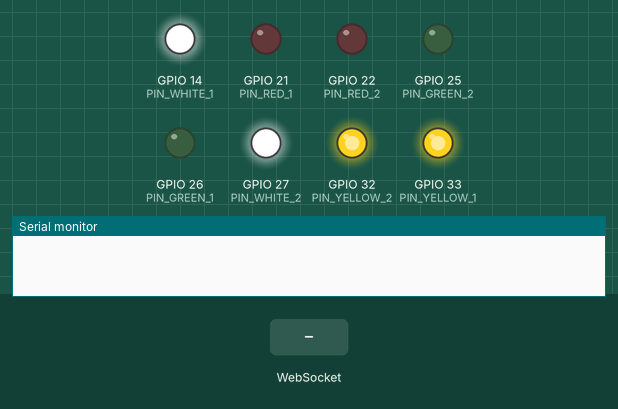
This sketch was run on a simulated ESP32. Shown: output pins drawn as LEDs (lit = HIGH), the last lines printed to the serial monitor. Dashed ring = blinking. The inputs (shaded band) are chosen by the test bench. WiFi joins after 1.5 s; servers stay silent unless stated.

Above: at 2.3 s.
2.4 s: WebSocket text "GREEN" received
At 4.2 s:
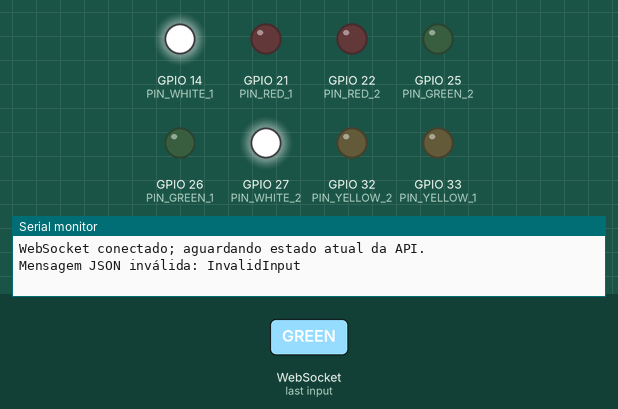
4.9 s: WebSocket text "1" received
At 7.2 s:
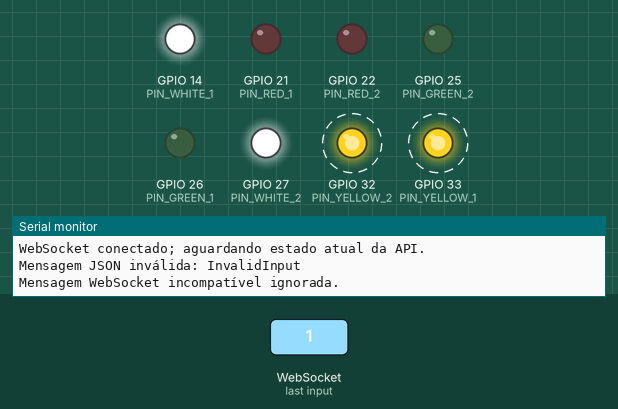
Timing chart, 0 to 12.9 s (numbered marks = the images above; inputs shaded):
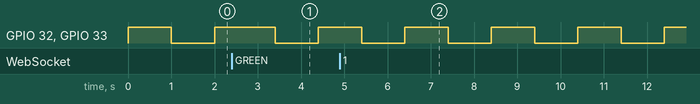

The sketch:

esp32_safety_signal.ino
```cpp
#include <Arduino.h>
#include <ArduinoJson.h>
#include <WiFi.h>
#include <WebSocketsClient.h>

#include "device_config.h"

constexpr uint8_t PIN_BUTTON = 13;
constexpr uint8_t PIN_WHITE_1 = 14;
constexpr uint8_t PIN_WHITE_2 = 27;
constexpr uint8_t PIN_GREEN_1 = 26;
constexpr uint8_t PIN_GREEN_2 = 25;
constexpr uint8_t PIN_YELLOW_1 = 33;
constexpr uint8_t PIN_YELLOW_2 = 32;
constexpr uint8_t PIN_RED_1 = 21;
constexpr uint8_t PIN_RED_2 = 22;
constexpr uint8_t PIN_BUZZER = 23;

constexpr unsigned long RED_BLINK_INTERVAL_MS = 500;
constexpr unsigned long DISCONNECTED_BLINK_INTERVAL_MS = 1000;
constexpr unsigned long WIFI_RETRY_INTERVAL_MS = 10000;
constexpr uint16_t BUZZER_FREQUENCY_HZ = 1000;

enum class DeviceMode : uint8_t {
  GREEN,
  YELLOW,
  RED,
  DISCONNECTED,
};

WebSocketsClient webSocket;
DeviceMode currentMode = DeviceMode::DISCONNECTED;
bool blinkOutputOn = true;
bool socketConnected = false;
bool stateReceived = false;
unsigned long lastBlinkAt = 0;
unsigned long lastWifiAttemptAt = 0;
String authorizationHeader;

void setPair(uint8_t firstPin, uint8_t secondPin, bool enabled) {
  digitalWrite(firstPin, enabled ? HIGH : LOW);
  digitalWrite(secondPin, enabled ? HIGH : LOW);
}

void keepWhiteOn() {
  setPair(PIN_WHITE_1, PIN_WHITE_2, true);
}

void clearSafetyOutputs() {
  setPair(PIN_GREEN_1, PIN_GREEN_2, false);
  setPair(PIN_YELLOW_1, PIN_YELLOW_2, false);
  setPair(PIN_RED_1, PIN_RED_2, false);
  noTone(PIN_BUZZER);
}

void beginMode(DeviceMode mode) {
  currentMode = mode;
  blinkOutputOn = true;
  lastBlinkAt = millis();
  keepWhiteOn();
  clearSafetyOutputs();
}

void setGreen() {
  beginMode(DeviceMode::GREEN);
  setPair(PIN_GREEN_1, PIN_GREEN_2, true);
}

void setYellow() {
  beginMode(DeviceMode::YELLOW);
  setPair(PIN_YELLOW_1, PIN_YELLOW_2, true);
}

void setRed() {
  beginMode(DeviceMode::RED);
  setPair(PIN_RED_1, PIN_RED_2, true);
  tone(PIN_BUZZER, BUZZER_FREQUENCY_HZ);
}

void setDisconnected() {
  beginMode(DeviceMode::DISCONNECTED);
  setPair(PIN_YELLOW_1, PIN_YELLOW_2, true);
}

void updateBlink() {
  keepWhiteOn();
  const unsigned long now = millis();
  unsigned long interval = 0;

  if (currentMode == DeviceMode::RED) {
    interval = RED_BLINK_INTERVAL_MS;
  } else if (currentMode == DeviceMode::DISCONNECTED) {
    interval = DISCONNECTED_BLINK_INTERVAL_MS;
  } else {
    return;
  }

  if (now - lastBlinkAt < interval) {
    return;
  }

  lastBlinkAt = now;
  blinkOutputOn = !blinkOutputOn;
  if (currentMode == DeviceMode::RED) {
    setPair(PIN_RED_1, PIN_RED_2, blinkOutputOn);
    if (blinkOutputOn) {
      tone(PIN_BUZZER, BUZZER_FREQUENCY_HZ);
    } else {
      noTone(PIN_BUZZER);
    }
  } else {
    setPair(PIN_YELLOW_1, PIN_YELLOW_2, blinkOutputOn);
    noTone(PIN_BUZZER);
  }
}

void applySafetyState(const char* state) {
  if (strcmp(state, "GREEN") == 0) {
    setGreen();
  } else if (strcmp(state, "YELLOW") == 0) {
    setYellow();
  } else if (strcmp(state, "RED") == 0) {
    setRed();
  } else {
    Serial.printf("Estado de segurança desconhecido: %s\n", state);
    setDisconnected();
    stateReceived = false;
    return;
  }
  stateReceived = true;
}

void handleWebSocketMessage(uint8_t* payload, size_t length) {
  JsonDocument document;
  const DeserializationError error = deserializeJson(document, payload, length);
  if (error) {
    Serial.printf("Mensagem JSON inválida: %s\n", error.c_str());
    return;
  }

  const char* type = document["type"] | "";
  const int schemaVersion = document["schema_version"] | 0;
  const char* state = document["state"] | "";
  if (strcmp(type, "safety_state") != 0 || schemaVersion != 1) {
    Serial.println("Mensagem WebSocket incompatível ignorada.");
    return;
  }

  Serial.printf(
      "Estado recebido: %s; motivo: %s; condições: %d\n",
      state,
      document["reason"] | "SAFE",
      document["active_conditions"] | 0);
  applySafetyState(state);
}

void webSocketEvent(WStype_t type, uint8_t* payload, size_t length) {
  switch (type) {
    case WStype_CONNECTED:
      socketConnected = true;
      stateReceived = false;
      setDisconnected();
      Serial.println("WebSocket conectado; aguardando estado atual da API.");
      break;
    case WStype_TEXT:
      handleWebSocketMessage(payload, length);
      break;
    case WStype_DISCONNECTED:
    case WStype_ERROR:
      socketConnected = false;
      stateReceived = false;
      setDisconnected();
      Serial.println("WebSocket desconectado; sinalizador em modo de falha.");
      break;
    case WStype_PING:
    case WStype_PONG:
    case WStype_BIN:
    case WStype_FRAGMENT_TEXT_START:
    case WStype_FRAGMENT_BIN_START:
    case WStype_FRAGMENT:
    case WStype_FRAGMENT_FIN:
      break;
  }
}

void beginWifi() {
  WiFi.mode(WIFI_STA);
  WiFi.setAutoReconnect(true);
  WiFi.persistent(false);
  WiFi.begin(WIFI_SSID, WIFI_PASSWORD);
  lastWifiAttemptAt = millis();
}

void updateWifiConnection() {
  if (WiFi.status() == WL_CONNECTED) {
    return;
  }
  if (currentMode != DeviceMode::DISCONNECTED) {
    setDisconnected();
  }
  socketConnected = false;
  stateReceived = false;

  const unsigned long now = millis();
  if (now - lastWifiAttemptAt < WIFI_RETRY_INTERVAL_MS) {
    return;
  }
  lastWifiAttemptAt = now;
  Serial.println("Tentando reconectar ao Wi-Fi...");
  WiFi.disconnect();
  WiFi.begin(WIFI_SSID, WIFI_PASSWORD);
}

void configurePins() {
  pinMode(PIN_BUTTON, INPUT_PULLUP);
  pinMode(PIN_WHITE_1, OUTPUT);
  pinMode(PIN_WHITE_2, OUTPUT);
  pinMode(PIN_GREEN_1, OUTPUT);
  pinMode(PIN_GREEN_2, OUTPUT);
  pinMode(PIN_YELLOW_1, OUTPUT);
  pinMode(PIN_YELLOW_2, OUTPUT);
  pinMode(PIN_RED_1, OUTPUT);
  pinMode(PIN_RED_2, OUTPUT);
  pinMode(PIN_BUZZER, OUTPUT);
}

void setup() {
  Serial.begin(115200);
  configurePins();
  setDisconnected();
  beginWifi();

  authorizationHeader = "Authorization: Bearer ";
  authorizationHeader += DEVICE_TOKEN;
  authorizationHeader += "\r\n";
  webSocket.setExtraHeaders(authorizationHeader.c_str());
  webSocket.begin(API_HOST, API_PORT, API_PATH);
  webSocket.onEvent(webSocketEvent);
  webSocket.setReconnectInterval(3000);
  webSocket.enableHeartbeat(15000, 3000, 2);
}

void loop() {
  updateWifiConnection();
  webSocket.loop();

  if (!socketConnected || !stateReceived || WiFi.status() != WL_CONNECTED) {
    if (currentMode != DeviceMode::DISCONNECTED) {
      setDisconnected();
    }
  }
  updateBlink();
}
```

device_config.example.h
```cpp
#pragma once

// Copie como device_config.h e substitua somente os valores desta instalação.
// device_config.h está no .gitignore e não deve ser versionado.
constexpr char WIFI_SSID[] = "CHANGE_ME_WIFI_SSID";
constexpr char WIFI_PASSWORD[] = "CHANGE_ME_WIFI_PASSWORD";
constexpr char API_HOST[] = "192.168.1.100";  // IPv4 da FastAPI na rede local.
constexpr uint16_t API_PORT = 8000;
constexpr char API_PATH[] = "/ws/devices/safety";
constexpr char DEVICE_TOKEN[] = "CHANGE_ME_WITH_THE_API_DEVICE_TOKEN";
```

Measured:
- by itself, GPIO 32 (PIN_YELLOW_2), GPIO 33 (PIN_YELLOW_1): alternates HIGH for 1.0 s and LOW for 1.0 s
